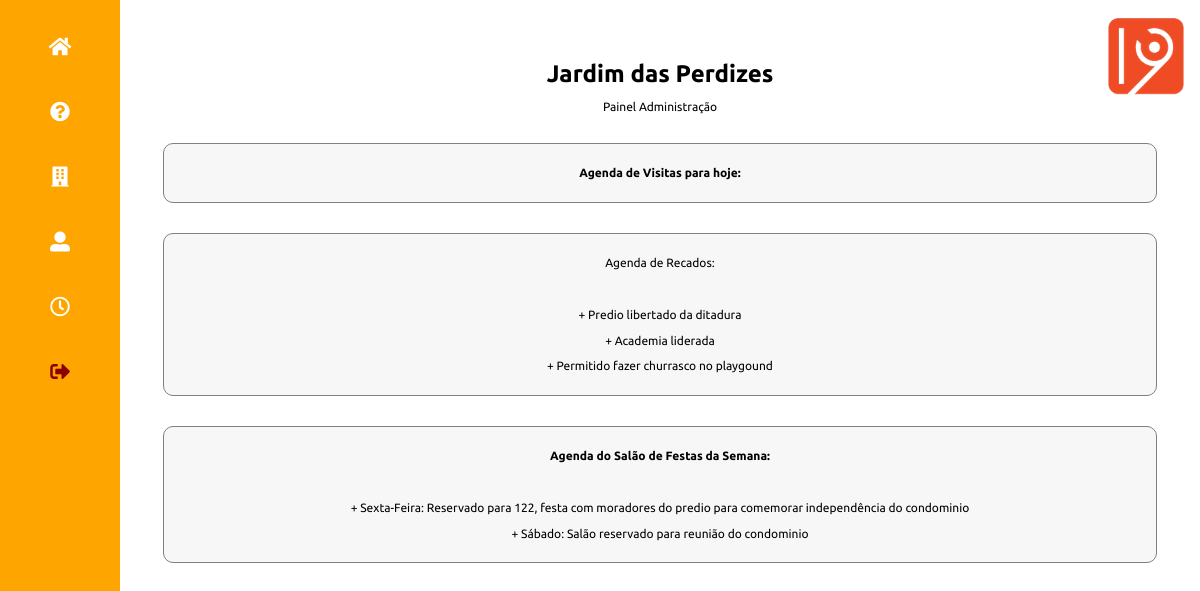
/admin (signed in), run on an earlier commit of the app's database.
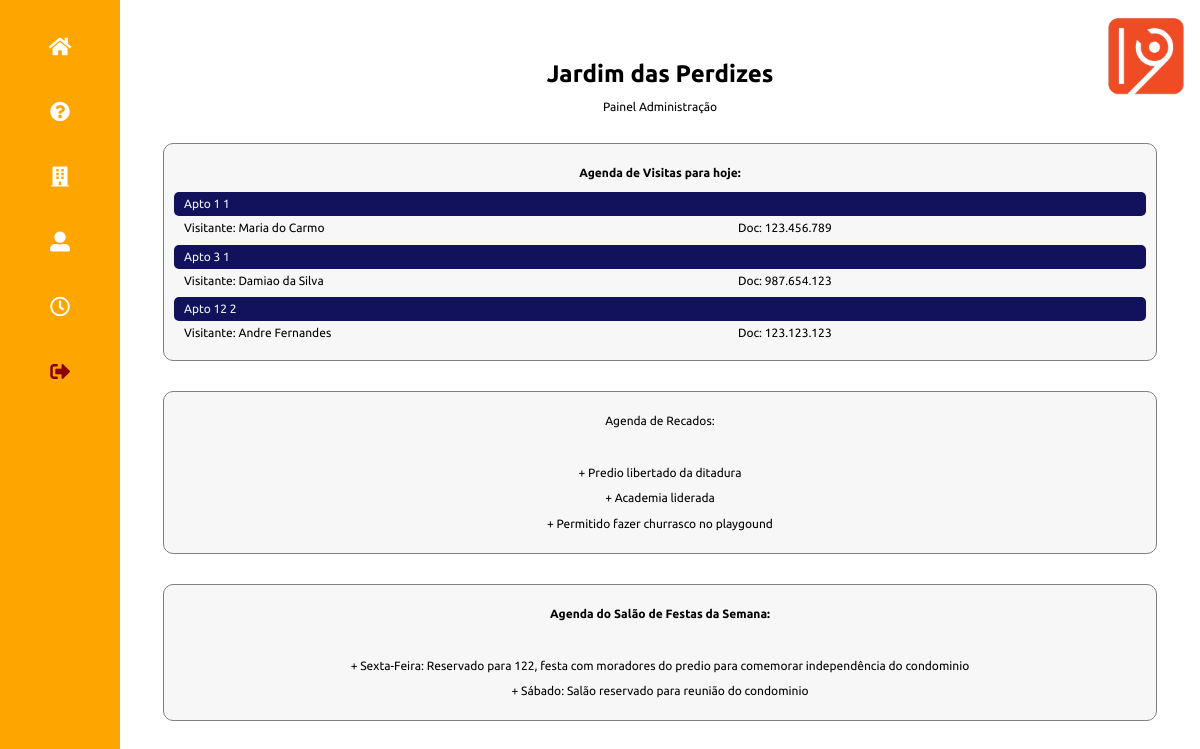
And on a later commit of the database.
### tables this page shows
CREATE TABLE 'cond_agenda_visitas' 
	('id' INTEGER PRIMARY KEY AUTOINCREMENT, 
	 'nome' VARCHAR NOT NULL, 
	 'doc' VARCHAR NOT NULL, 
	 'detalhe' VARCHAR, 
	 'id_usuario' INTEGER, 
	 'data_visita' DATETIME, 
	 'data_log' DATETIME DEFAULT CURRENT_TIMESTAMP, 
	 'turno' INTEGER NOT NULL );

CREATE TABLE 'condominio_moradores' 
    ('id' INTEGER PRIMARY KEY AUTOINCREMENT, 
     'andar' INTEGER NOT NULL, 
     'apto' INTEGER NOT NULL, 
     'nome'  VARCHAR NOT NULL , 
     'apelido' VARCHAR NOT NULL, 
     'email' VARCHAR, 
     'telefone' VARCHAR, 
     'senha'  VARCHAR NOT NULL, 
     'nascimento' DATETIME, 
     'sobre_voce' VARCHAR,
     'sobre_familia' VARCHAR,    
     'tipo' VARCHAR NOT NULL,
     'status' VARCHAR default 'block',
     'foto' VARCHAR,
     'filhos' integer,
     'admin' VARCHAR default 'n'
    );

### app.py (the view)
@app.route('/admin', methods=['GET','POST'])
def admin():
    if request.method == 'GET':
        if 'user' in session:
            db = get_db()
            user = session['user']
            admin = session['admin']
            cur = db.execute('select b.apelido morador, b.andar andar, b.apto apto, a.nome visitante, a.doc doc, a.data_visita data_visita, a.turno turno, strftime(\'%d\',a.data_visita) dia_visita, strftime(\'%m\',\'now\') mes_visita from cond_agenda_visitas a, condominio_moradores b where a.id_usuario = b.id and strftime(\'%d\',a.data_visita) = strftime(\'%d\',datetime(\'now\',\'-3 hour\')) and strftime(\'%m\',a.data_visita) = strftime(\'%m\',datetime(\'now\',\'-3 hour\')) order by a.data_visita')
            r_agenda_dia = cur.fetchall()
            return render_template('condominio_admin.html', r_agenda_dia = r_agenda_dia, user=user, admin=admin)

### app.py (called while the page is built)
def connect_db():
    sql = sqlite3.connect('/Users/fabio/flask/condominio.db')
    sql.row_factory = sqlite3.Row
    return sql

def get_db():
    if not hasattr(g, 'sqlite3'):
        g.sqlite_db = connect_db()
    return  g.sqlite_db

### templates/condominio_admin.html (shortened to what this page needs)
<!doctype html>
{% from "condominio_menu.html" import condominio_menu %}
<html lang="pt-br">
<head>
    <link rel="stylesheet" href="../static/css/normalize.css">
    <link rel="stylesheet" href="https://use.fontawesome.com/releases/v5.0.13/css/all.css">
    <link rel="stylesheet" href="../static/css/estilo_gincana.css">
</head>
<body>
    <header class="topo-pagina">
        {% block condominio_menu %}
            {{ condominio_menu(user,admin) }}
        {% endblock %}
        <p class="logo"><img src="../static/images/one9.webp" /></p>
    </header>
    <main class="bloco-principal">
        <h1>Jardim das Perdizes</h1>
        <p> Painel Administração</p>
        <div class="principal-inicial">
            <div class="bloco-p1">
                <p> <strong>Agenda de Visitas para hoje: </strong></p>
                {% for agenda in r_agenda_dia %}
                <p class="agenda-admin-linha-a"> Apto {{ agenda['andar'] }} {{ agenda['apto'] }} </p>
                <span class="agenda-admin-linha-b"> Visitante: {{ agenda['visitante'] }} </span>
                <span class="agenda-admin-linha-c"> Doc: {{ agenda['doc'] }} </span>
                <br>
                {% endfor %}
            </div>
            <div class="bloco-p1">
                <p> Agenda de Recados:</p>
                <br>
                <p> + Predio libertado da ditadura</p>
                <p> + Academia liderada</p>
                <p> + Permitido fazer churrasco no playgound</p>
            </div>
            <div class="bloco-p1">
                <p> <strong> Agenda do Salão de Festas da Semana:</strong></p>
                <br>
                <p> + Sexta-Feira: Reservado para 122, festa com moradores do predio para comemorar independência do condominio</p>
                <p> + Sábado: Salão reservado para reunião do condominio</p>
            </div>
        </div>
    </main>
</body>
</html>

### templates/condominio_menu.html (shortened to what this page needs)
{% macro condominio_menu(user,admin) %}
<ul class="menu-principal">
    {% if user and admin != 'y' %}
        <li> <a href="/"><i class="fas fa-home"></i></a></li>
        <li> <a href="/cond_enquete"><i class="fas fa-question-circle"></i></a></li>
        <li> <a href="/lista_predio"><i class="fas fa-building"></i></a></li>
        <li> <a href="/atualiza_morador"><i class="fas fa-user-alt"></i></a></li>
        <li> <a href="/cond_agendar_visita"><i class="far fa-clock"></i></a></li>
        <li> <a href="/logout"><i class="fas fa-sign-out-alt" style="color:darkred"></i> </a></li>
    {% endif %}
</ul>
{% endmacro %}

### static/css/estilo_gincana.css (style rules this page uses)
.topo-pagina { position: fixed; top: 0; left: 0; background-color: orange; margin: 0; height: 100%; width: 10%; box-sizing: border-box; padding-top: 3%; font-size: 20px; }
.menu-principal { list-style: none; margin: 0; padding: 0; color: white; text-decoration: none; }
.menu-principal a { text-decoration: none; color: white; }
.menu-principal li { padding-bottom: 35%; text-align: center; }
.logo img { position: fixed; right: 1%; top: 2%; width: 7%; }
.bloco-principal { width: 90%; margin: 5% 5% 5% 10%; text-align: center; font-family: 'Ubuntu', sans-serif; font-size: 12px; }
@media screen and (min-width: 400px) { .bloco-principal { width: 90%; margin: 5% 5% 5% 10%; text-align: center; font-family: 'Ubuntu', sans-serif; font-size: 12px; } }
.bloco-principal h1 { margin-bottom: 1%; }
.bloco-p1 { border: 1px solid grey; border-radius: 10px; background: rgba(229, 228, 228, 0.3); margin: 30px auto; width: 90%; height: auto; padding: 10px; }
.agenda-admin-linha-a { background: #12125c; width: 100%; box-sizing: border-box; display: block; text-align: left; padding: 5px 5px 5px 10px; color: aliceblue; border-radius: 5px; margin: 0px; }
.agenda-admin-linha-b { text-align: left; width: 55%; display: inline-block; margin: auto; float: left; padding: 5px 0px 10px 10px; }
.agenda-admin-linha-c { display: inline-block; width: 40%; padding: 5px 0px 10px 0px; text-align: left; }

What changed in the data, as far as the page shows it:
added cond_agenda_visitas: andar "1", apto "1", visitante "Maria do Carmo", doc "123.456.789"
added cond_agenda_visitas: andar "3", apto "1", visitante "Damiao da Silva", doc "987.654.123"
added cond_agenda_visitas: andar "12", apto "2", visitante "Andre Fernandes", doc "123.123.123"
